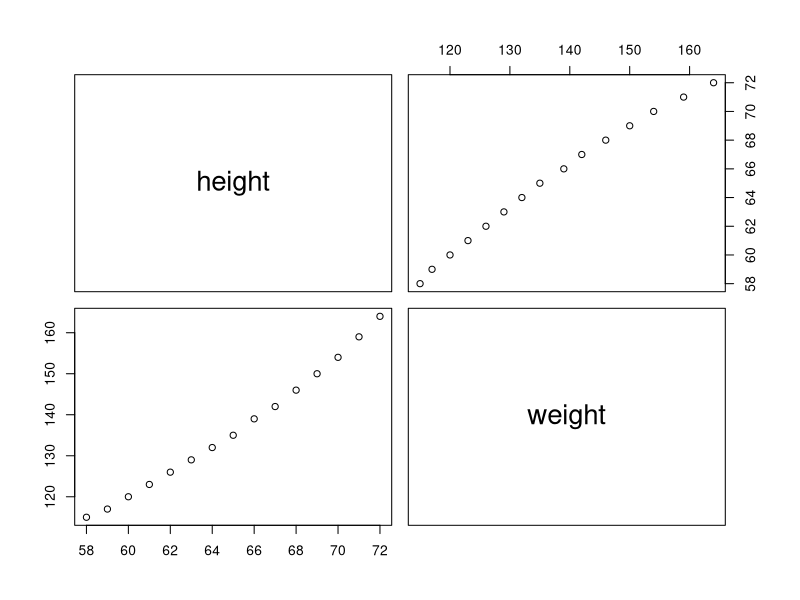
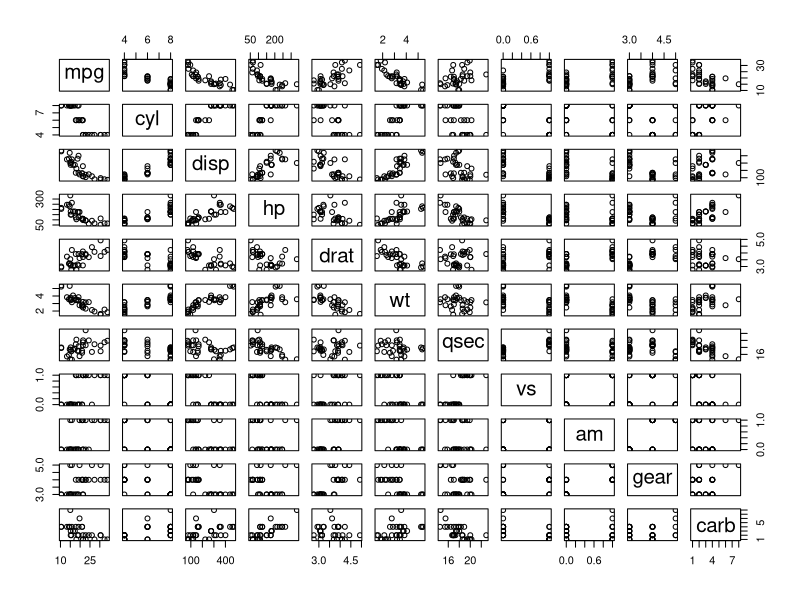
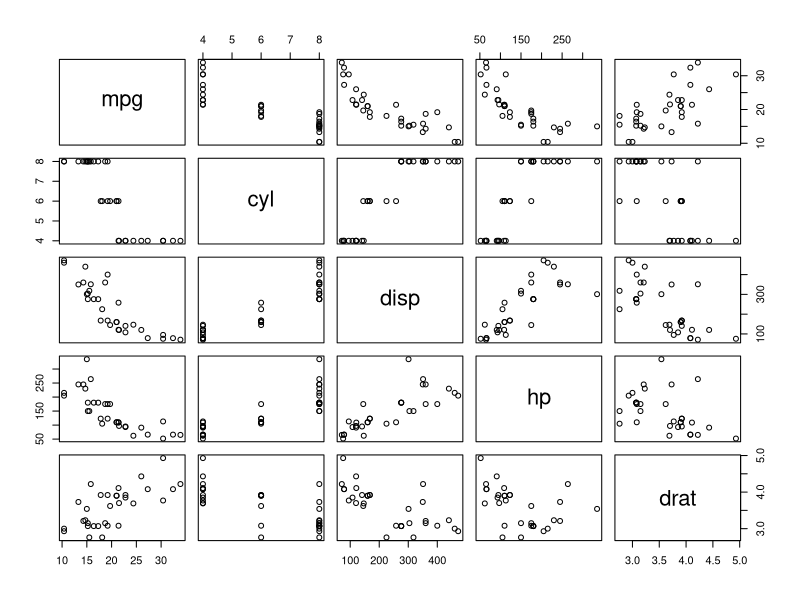
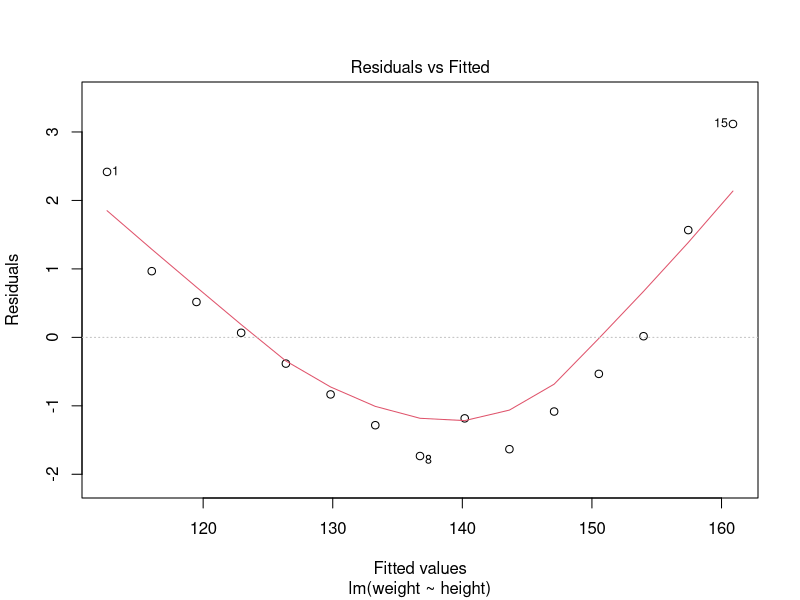
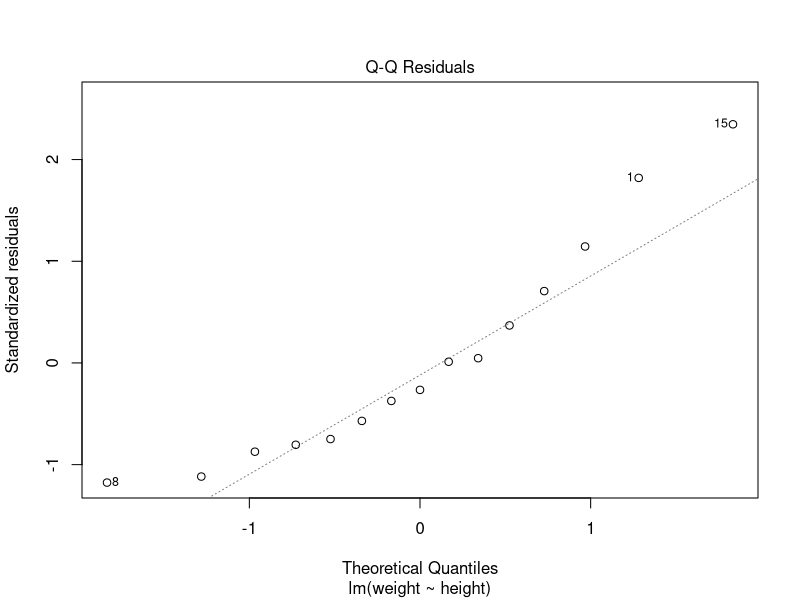
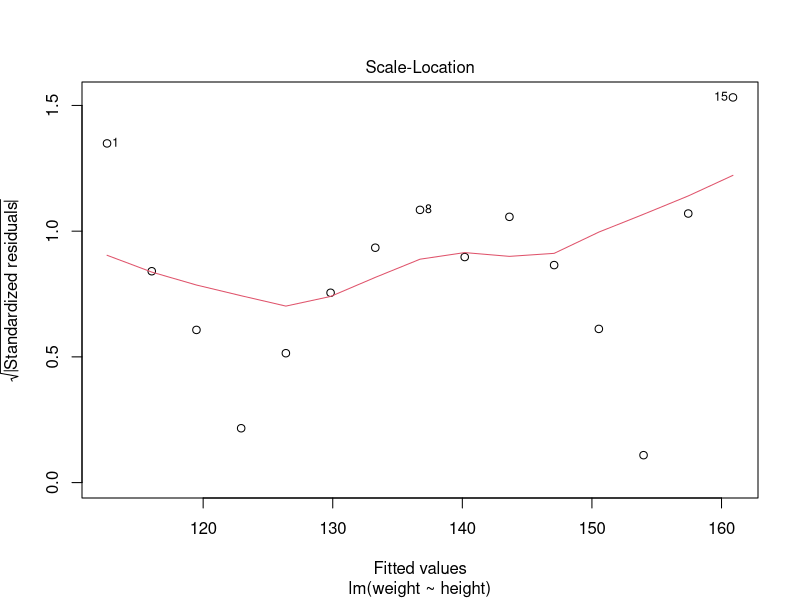
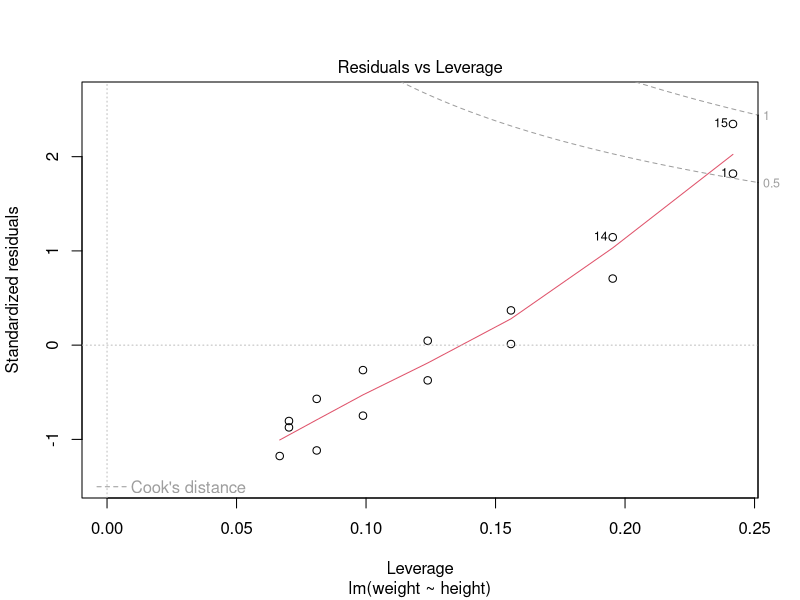

Recreate these plots in R, in order. (Note: this script raises an error after producing the figures.)
#simple linear regression - women

women
head(women)

names(women)
cor(women)
cov(women$height, women$weight)
cor(women$height, women$weight)
pairs(women)
pairs(mtcars)
pairs(mtcars[1:5])
fit1 = lm(weight ~ height, data = women)
summary(fit1)
?lm
#Ho: (F Test) : No relationship between Y and any X
#Ha:  There is relationship between Y and at least one X
# p < 0.05 Reject Ho in favour of Ha

attributes(fit1)  #output of model

#coefficients
coef(fit1)
#p values for b0 & b1 are significant as it is < 0.05
#pvalue1 = 1.71e-09 < 0.05
#pvalue2 = 1.09e-14 < 0.05

coef(fit1)
#Y = -87 + 3.4 * X  # no extrapolations
(Y = -87 + 3.4 * 20)  # weight cannot be negative
range(women$height)
(Y = -87 + 3.4 * 58)
(Y = -87 + 3.4 * 61.5)
(Y = -87 + 3.4 * 72)
range(women$height)
women


#R^2
(summary(fit1))$r.squared  #0.991
(summary(fit1))$adj.r.squared  #0.9903
#99% of variation in weight is explained by Height
#Good Linear Model for Prediction


#FStats : p value
(summary(fit1))$fstatistic 
#pvalue : 1.09e-14  < 0.05 : Model exists
#There is at least 1 IV which explains variation in Y (DV)


#Prediction : for height = 65, 66

(new1 = data.frame(height=c(65,66,66.5)))
new1
(p1=predict(fit1, newdata = new1))
cbind(new1, p1)
#136.7333 140.1833
#predict for ht = 69.5 and 70.5
(new = data.frame(height = c (69.5, 70.5)))
(p1=predict(fit1, newdata = new))
cbind(new,p1)
plot(fit1)



c(new2 = data.frame(height=c(60,69)))
(p2=predict(fit1, newdata = new2))
cbind(new2, p2)

?predict
predict(fit1, newdata = new1, interval='confidence')
predict(fit1, newdata = new1, interval='prediction')

women
women$weight
fitted(fit1) # predicted values of all original Xs
predict(fit1, newdata = data.frame(women$height)) # same as above for single X

new3 = data.frame(women$height)  # DF using height of original data
cbind(women, fitted(fit1), residuals(fit1))  # compare women, predicted, errors
residuals(fit1)  # diff between actual and predicted values of weight
summary(fit1)
summary(residuals(fit1))
?residuals
plot(fit1)
cor(fitted(fit1), women$weight)
summary(fit1)
